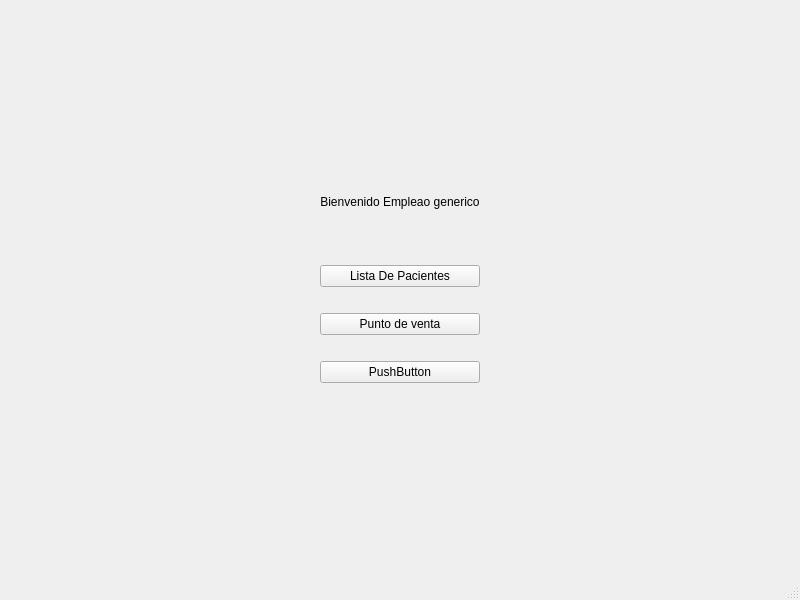
<?xml version="1.0" encoding="UTF-8"?>
<ui version="4.0">
 <class>Empleados</class>
 <widget class="QMainWindow" name="Empleados">
  <property name="geometry">
   <rect>
    <x>0</x>
    <y>0</y>
    <width>800</width>
    <height>600</height>
   </rect>
  </property>
  <property name="windowTitle">
   <string>MainWindow</string>
  </property>
  <widget class="QWidget" name="centralwidget">
   <layout class="QGridLayout" name="gridLayout">
    <item row="0" column="1">
     <spacer name="verticalSpacer">
      <property name="orientation">
       <enum>Qt::Orientation::Vertical</enum>
      </property>
      <property name="sizeType">
       <enum>QSizePolicy::Policy::Expanding</enum>
      </property>
      <property name="sizeHint" stdset="0">
       <size>
        <width>20</width>
        <height>20</height>
       </size>
      </property>
     </spacer>
    </item>
    <item row="1" column="1">
     <widget class="QLabel" name="label">
      <property name="text">
       <string>Bienvenido Empleao generico</string>
      </property>
      <property name="alignment">
       <set>Qt::AlignmentFlag::AlignBottom|Qt::AlignmentFlag::AlignHCenter</set>
      </property>
     </widget>
    </item>
    <item row="2" column="1">
     <spacer name="verticalSpacer_3">
      <property name="orientation">
       <enum>Qt::Orientation::Vertical</enum>
      </property>
      <property name="sizeType">
       <enum>QSizePolicy::Policy::Fixed</enum>
      </property>
      <property name="sizeHint" stdset="0">
       <size>
        <width>20</width>
        <height>50</height>
       </size>
      </property>
     </spacer>
    </item>
    <item row="5" column="0">
     <spacer name="horizontalSpacer">
      <property name="orientation">
       <enum>Qt::Orientation::Horizontal</enum>
      </property>
      <property name="sizeType">
       <enum>QSizePolicy::Policy::Expanding</enum>
      </property>
      <property name="sizeHint" stdset="0">
       <size>
        <width>40</width>
        <height>20</height>
       </size>
      </property>
     </spacer>
    </item>
    <item row="3" column="1">
     <layout class="QVBoxLayout" name="verticalLayout">
      <item>
       <widget class="QPushButton" name="pushButton">
        <property name="text">
         <string>Lista De Pacientes</string>
        </property>
       </widget>
      </item>
     </layout>
    </item>
    <item row="5" column="2">
     <spacer name="horizontalSpacer_2">
      <property name="orientation">
       <enum>Qt::Orientation::Horizontal</enum>
      </property>
      <property name="sizeType">
       <enum>QSizePolicy::Policy::Expanding</enum>
      </property>
      <property name="sizeHint" stdset="0">
       <size>
        <width>40</width>
        <height>20</height>
       </size>
      </property>
     </spacer>
    </item>
    <item row="8" column="1">
     <spacer name="verticalSpacer_2">
      <property name="orientation">
       <enum>Qt::Orientation::Vertical</enum>
      </property>
      <property name="sizeType">
       <enum>QSizePolicy::Policy::Expanding</enum>
      </property>
      <property name="sizeHint" stdset="0">
       <size>
        <width>20</width>
        <height>40</height>
       </size>
      </property>
     </spacer>
    </item>
    <item row="7" column="1">
     <layout class="QVBoxLayout" name="verticalLayout_3">
      <item>
       <widget class="QPushButton" name="pushButton_3">
        <property name="text">
         <string>PushButton</string>
        </property>
       </widget>
      </item>
     </layout>
    </item>
    <item row="5" column="1">
     <layout class="QVBoxLayout" name="verticalLayout_2">
      <item>
       <widget class="QPushButton" name="pushButton_2">
        <property name="text">
         <string>Punto de venta</string>
        </property>
       </widget>
      </item>
     </layout>
    </item>
    <item row="4" column="1">
     <spacer name="verticalSpacer_4">
      <property name="orientation">
       <enum>Qt::Orientation::Vertical</enum>
      </property>
      <property name="sizeType">
       <enum>QSizePolicy::Policy::Fixed</enum>
      </property>
      <property name="sizeHint" stdset="0">
       <size>
        <width>20</width>
        <height>20</height>
       </size>
      </property>
     </spacer>
    </item>
    <item row="6" column="1">
     <spacer name="verticalSpacer_5">
      <property name="orientation">
       <enum>Qt::Orientation::Vertical</enum>
      </property>
      <property name="sizeType">
       <enum>QSizePolicy::Policy::Fixed</enum>
      </property>
      <property name="sizeHint" stdset="0">
       <size>
        <width>20</width>
        <height>20</height>
       </size>
      </property>
     </spacer>
    </item>
   </layout>
  </widget>
  <widget class="QMenuBar" name="menubar">
   <property name="geometry">
    <rect>
     <x>0</x>
     <y>0</y>
     <width>800</width>
     <height>22</height>
    </rect>
   </property>
  </widget>
  <widget class="QStatusBar" name="statusbar"/>
 </widget>
 <resources/>
 <connections/>
</ui>
